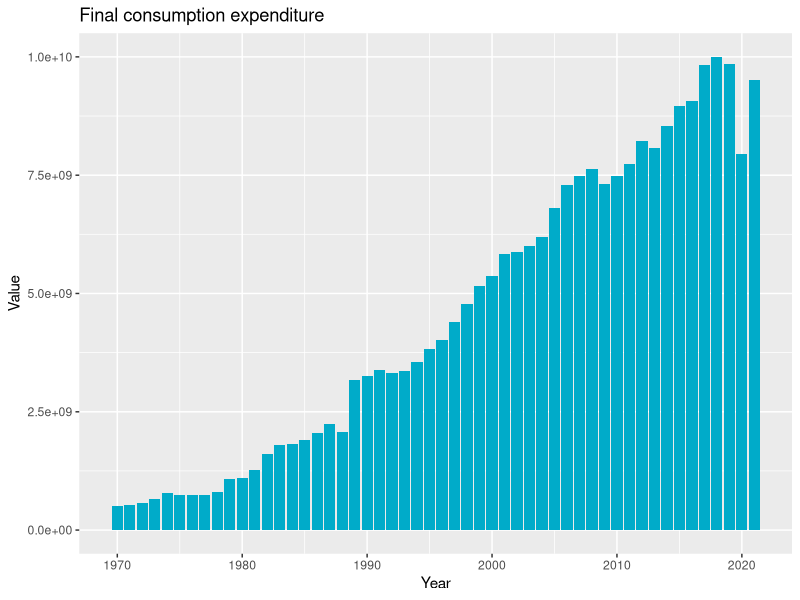
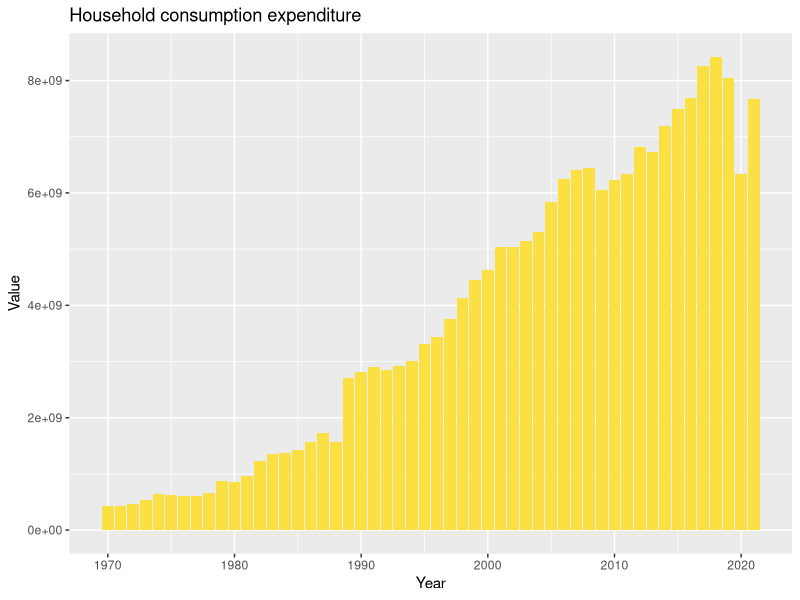
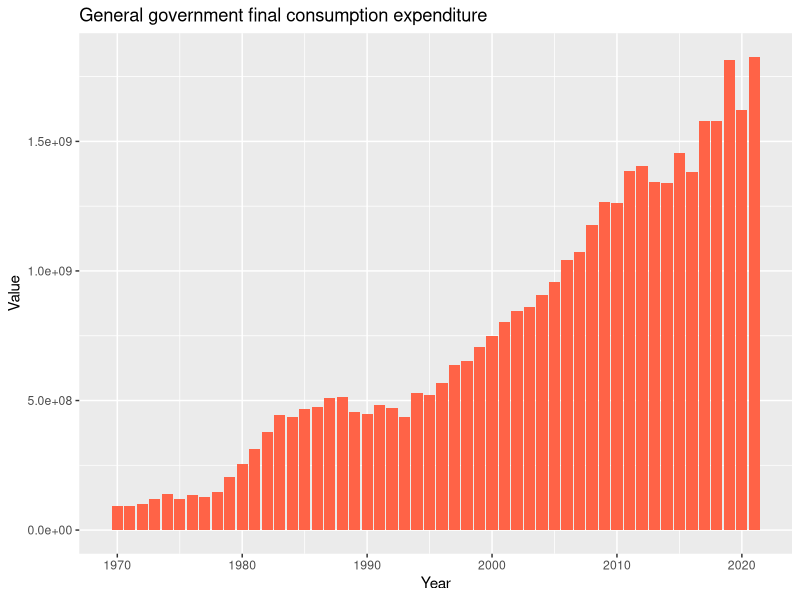
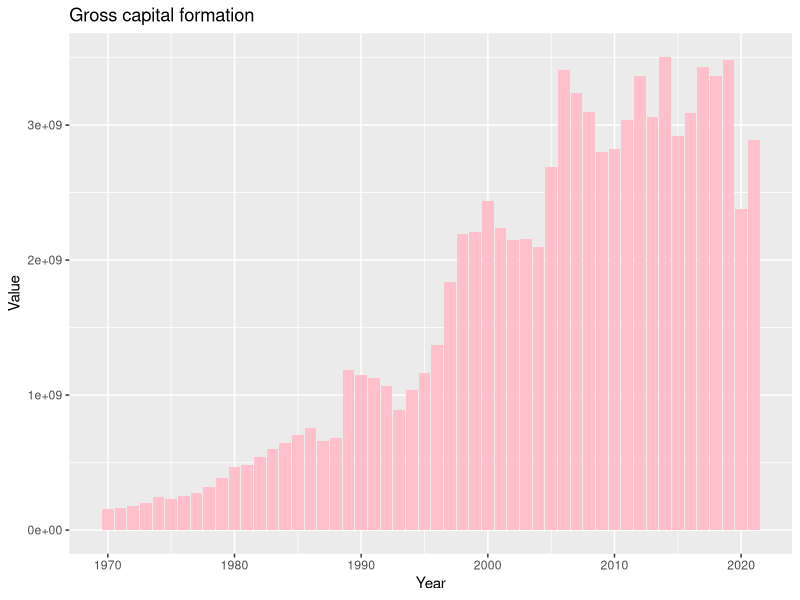
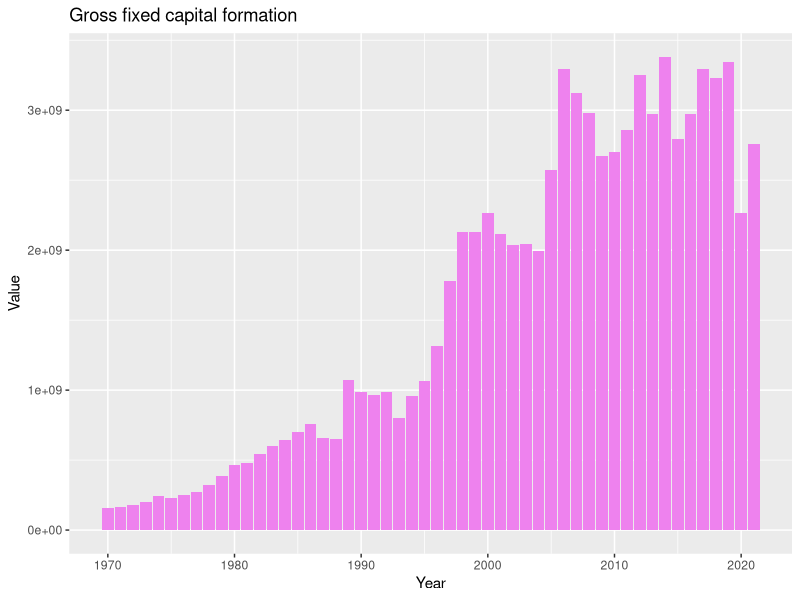
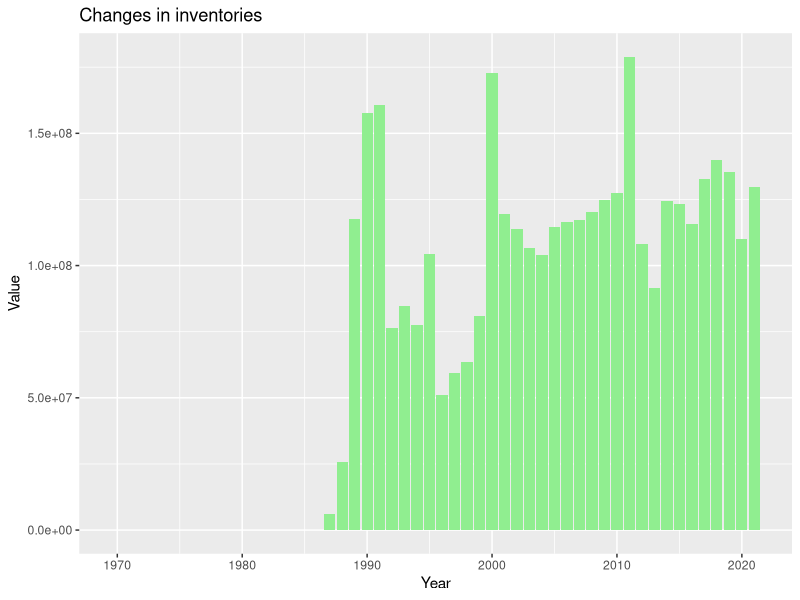
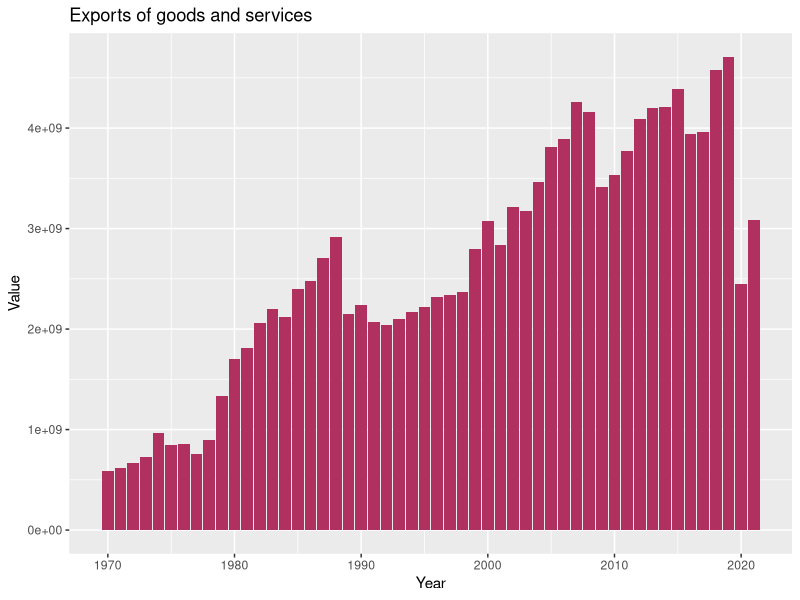

Reproduce these figures in R, in order.
library(ggplot2)
library(dplyr)

# Load gdp dataset
gdp <- read.csv(file = "gdp.csv")

# Filter the data for each item
item1_data <- gdp %>% filter(Item == "Final consumption expenditure")
item2_data <- gdp %>% filter(Item == "Household consumption expenditure (including Non-profit institutions serving households)")
item3_data <- gdp %>% filter(Item == "General government final consumption expenditure")
item4_data <- gdp %>% filter(Item == "Gross capital formation")
item5_data <- gdp %>% filter(Item == "Gross fixed capital formation (including Acquisitions less disposals of valuables)")
item6_data <- gdp %>% filter(Item == "Changes in inventories")
item7_data <- gdp %>% filter(Item == "Exports of goods and services")

# Create individual plots for each item
plot1 <- ggplot(data = item1_data, aes(x = Year, y = Value)) +
  geom_bar(stat = "identity", fill = "#00ABC9") +
  labs(title = "Final consumption expenditure", x = "Year", y = "Value")

plot2 <- ggplot(data = item2_data, aes(x = Year, y = Value)) +
  geom_bar(stat = "identity", fill = "#FAE042") +
  labs(title = "Household consumption expenditure", x = "Year", y = "Value")

plot3 <- ggplot(data = item3_data, aes(x = Year, y = Value)) +
  geom_bar(stat = "identity", fill = "tomato") +
  labs(title = "General government final consumption expenditure", x = "Year", y = "Value")

plot4 <- ggplot(data = item4_data, aes(x = Year, y = Value)) +
  geom_bar(stat = "identity", fill = "pink") +
  labs(title = "Gross capital formation", x = "Year", y = "Value")

plot5 <- ggplot(data = item5_data, aes(x = Year, y = Value)) +
  geom_bar(stat = "identity", fill = "violet") +
  labs(title = "Gross fixed capital formation", x = "Year", y = "Value")

plot6 <- ggplot(data = item6_data, aes(x = Year, y = Value)) +
  geom_bar(stat = "identity", fill = "lightgreen") +
  labs(title = "Changes in inventories", x = "Year", y = "Value")

plot7 <- ggplot(data = item7_data, aes(x = Year, y = Value)) +
  geom_bar(stat = "identity", fill = "maroon") +
  labs(title = "Exports of goods and services", x = "Year", y = "Value")

# Store the plots in a list
plot_list <- list(plot1, plot2, plot3, plot4, plot5, plot6, plot7)

# Adjust the height and width of all plots in the list
adjusted_plots <- lapply(plot_list, function(plot) {
  plot_height <- 5
  plot_width <- 8   
  
# Adjust the plot
  plot <- plot + theme(
    plot.margin = unit(c(1, 1, plot_height, plot_width), "inches")
  )
  
  return(plot)
})